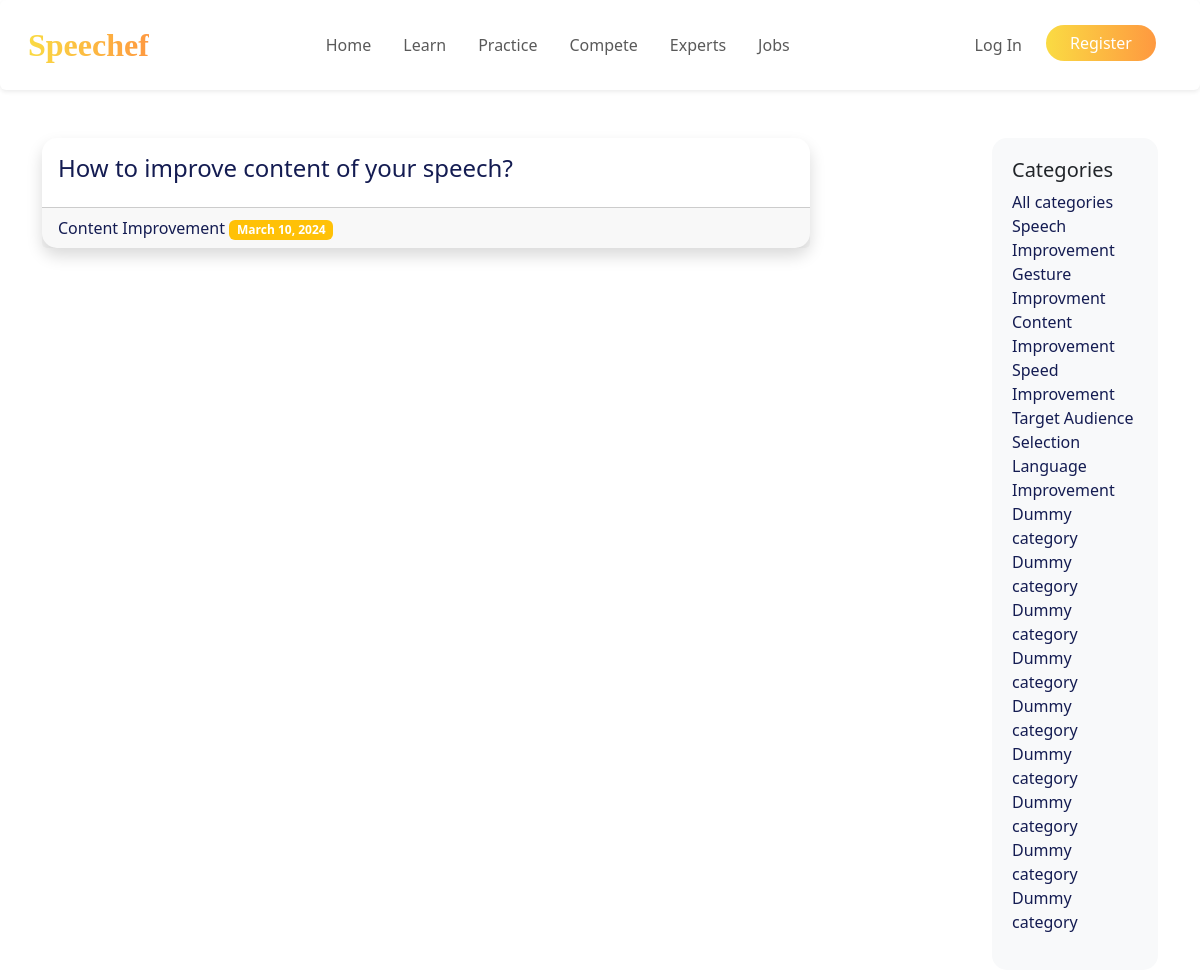
/learn/category/Content Improvement/, run on the app's committed database.
### learn/models.py (models this page shows, shortened)
class Post(models.Model):
    title = models.CharField(max_length=255)
    body = models.TextField()
    created_on = models.DateTimeField(auto_now_add=True)
    last_modified = models.DateTimeField(auto_now=True)
    categories = models.ManyToManyField("Category", related_name="posts")

class Category(models.Model):
    name = models.CharField(max_length=30)
    class Meta:
        verbose_name_plural = "Categories"

### learn/views.py (the view)
# urls.py: path("category/<category>/", views.learn_category, name="learn_category"),
def learn_category(request, category):
    posts = Post.objects.filter(
        categories__name__contains=category
    ).order_by("-created_on")
    all_categories = Category.objects.all()  # Retrieve all categories
    context = {
        "category": category,
        "posts": posts,
        "all_categories": all_categories
    }
    return render(request, "learn/category.html", context)

### learn/templates/learn/category.html (shortened to what this page needs)
{% extends "learn/index.html" %}

### learn/templates/learn/index.html (shortened to what this page needs)
{% extends "base.html" %}
{% load static %}
{% block page_head %}
<link rel="stylesheet" href="{% static 'learn_index.css' %}"/>
{% endblock page_head%}
{% block page_content %}
  {% block posts %}
  <div class="container">
    <div class="row">
      <div class="col-md-10">
        <div class="row">
          {% for post in posts %}
            <div class="col-md-10">
              <div class="card mb-4 shadow">
                <div class="card-body" style="max-height: 200px; overflow: hidden;">
                  <h5 class="card-title"><a href="{% url 'learn_detail' post.pk %}">{{ post.title }}</a></h5>
                </div>
                <div class="card-footer">
                  {% for category in post.categories.all %}
                    <span><a href="{% url 'learn_category' category.name %}">{{ category.name }}</a></span>
                    <span class="badge bg-warning"> {{ post.created_on.date }}</span>
                  {% endfor %}
                </div>
              </div>
            </div>
            {% endfor %}
        </div>
      </div>
      <div class="col-md-2">
        <div class="sidebar">
          <h5>Categories</h5>
          <ul class="list-unstyled">
            <li><a href="{% url 'learn_index'%}">All categories</a></li>
            {% for category in all_categories %}
                <li><a href="{% url 'learn_category' category.name %}">{{ category.name }}</li>
            {% endfor %}
            <li><a href="#">Dummy category</a></li>
            <li><a href="#">Dummy category</a></li>
            <li><a href="#">Dummy category</a></li>
            <li><a href="#">Dummy category</a></li>
            <li><a href="#">Dummy category</a></li>
            <li><a href="#">Dummy category</a></li>
            <li><a href="#">Dummy category</a></li>
            <li><a href="#">Dummy category</a></li>
            <li><a href="#">Dummy category</a></li>
          </ul>
        </div>
      </div>
    </div>
  </div>
  {% endblock posts %}
{% endblock page_content %}

### static/learn_index.css (style rules this page uses)
.card { border-radius: 15px; border: none; }
.card-title { font-size: 1.5rem; font-weight: 500; text-decoration: none; color: #141c52; }
.sidebar { background-color: #f8f9fa; border-radius: 15px; padding: 20px; gap: 10px; }
.card-title a { text-decoration: none; color: #141c52; }
a { text-decoration: none; color: #141c52; }

### data on the page
Post: title "How to improve content of your speech?", created_on "March 10, 2024"
Category: name "Content Improvement"
Category: name "Speech Improvement"
Category: name "Gesture Improvment"
Category: name "Speed Improvement"
Category: name "Target Audience Selection"
Category: name "Language Improvement"
